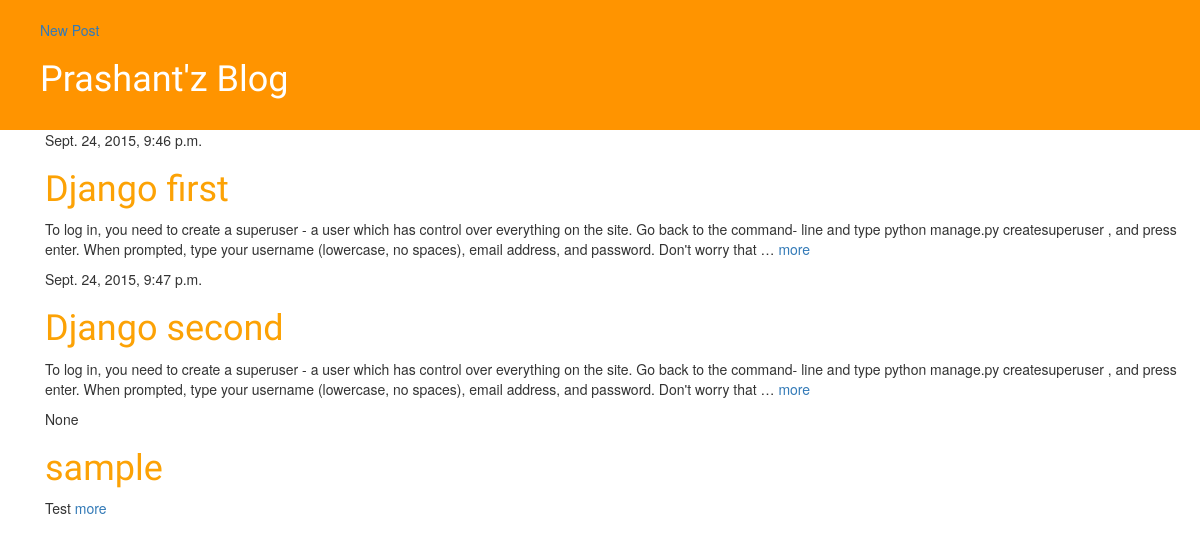
Before: / with the older database file.
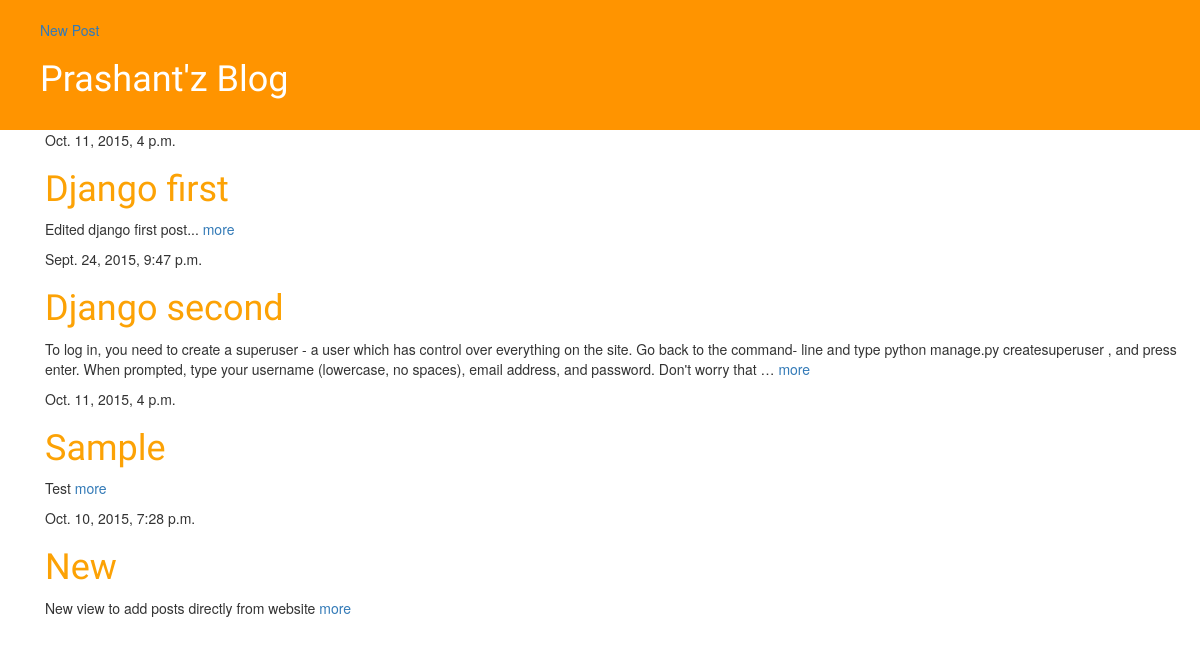
After: the same page with the newer database file.
### blog/models.py (models this page shows, shortened)
class Post(models.Model):
	author = models.ForeignKey('auth.User')
	title = models.CharField(max_length=200)
	text = models.TextField()
	created_date = models.DateTimeField(default=timezone.now)
	published_date = models.DateTimeField(blank=True,null=True)

### blog/views.py (the view)
# urls.py: urlpatterns	= [url(r'^$',views.post_list,name='post_list'),
def post_list(request):
	posts = Post.objects.all()
	return render(request,"blog/post_list.html",{'posts':posts})

### blog/templates/blog/post_list.html
{% extends "blog/base.html" %}
{% block content %}
<div class="container" >
{% for	post in posts %}
<div	class="post">
	<div	class="date">
		{{	post.published_date	}}
	</div>
	<h1><a	href="">{{	post.title	}}</a></h1>
	<p>{{	post.text|truncatewords:50}}
		<a href="">more</a></p>
</div>
{%	endfor	%}
</div>
{% endblock %}

### blog/templates/blog/base.html (shortened to what this page needs)
{%	load	staticfiles	%}
<html>
<head>
	<link	rel="stylesheet"	href="//maxcdn.bootstrapcdn.com/bootstrap/3.2.0/css/bootstrap.min.css">
	<link	rel="stylesheet"	href="//maxcdn.bootstrapcdn.com/bootstrap/3.2.0/css/bootstrap-theme.min.css">
  <link rel="stylesheet"  href="{% static "css/blog.css" %}" />
</head>
<body>
	<div id="header">
		<a href="{% url "post_new" %}"> New Post </a>
		<h1><a href="/">Prashant'z Blog </a></h1>
	</div>
	<div	class="content container">
								<div	class="row">
												<div	class="col-md-8">
												{%	block	content	%}
												{%	endblock	%}
												</div>
								</div>
				</div>
</body>
</html>

### blog/static/css/blog.css (style rules this page uses)
h1 a { color: #FCA205; font-family: 'Lobster'; }
h1 { font-family: 'Lobster'; }
#header { background-color: #ff9400; padding: 20px 20px 20px 40px; color:white; }
#header h1 a { color:white; }

Changed rows visible on the page:
changed Post "Django first": published_date "Sept. 24, 2015, 9:46 p.m." → "Oct. 11, 2015, 4 p.m."; text "To log in, you need to create a superuser - a user which has control over everything on the site. Go back to the command- line and type python manage.py createsuperuser , and press enter. When prompted, type your username (lowercase, no spaces), email address, and password. Don't worry that …" → "Edited django first post..."
changed Post "Test": published_date "None" → "Oct. 11, 2015, 4 p.m."; title "sample" → "Sample"
added Post: published_date "Oct. 10, 2015, 7:28 p.m.", title "New", text "New view to add posts directly from website"
